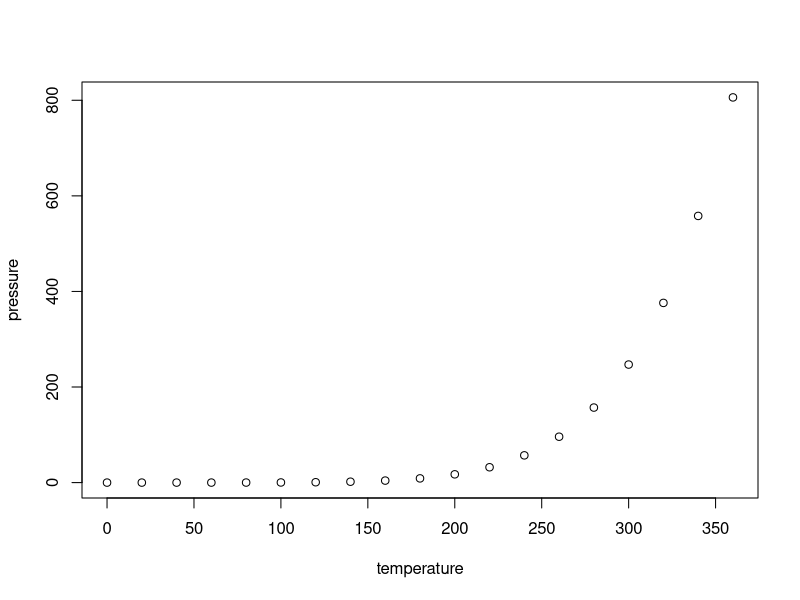
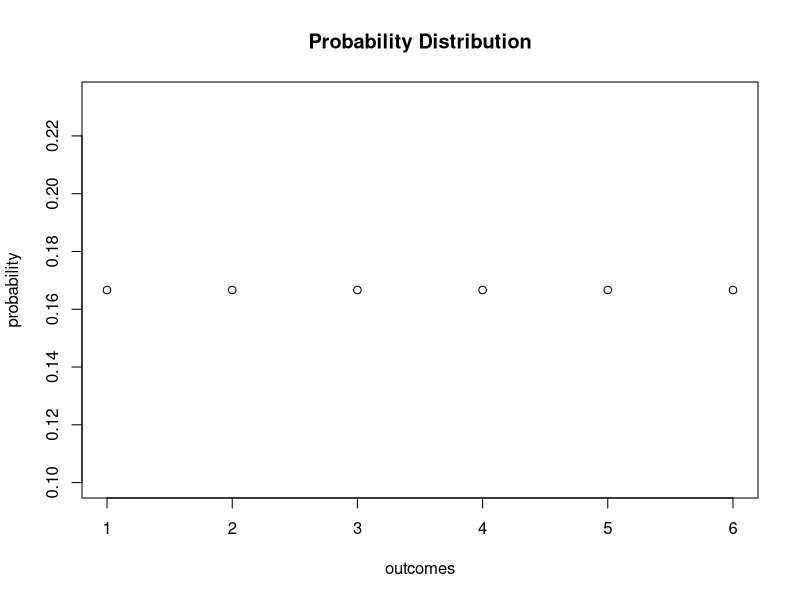
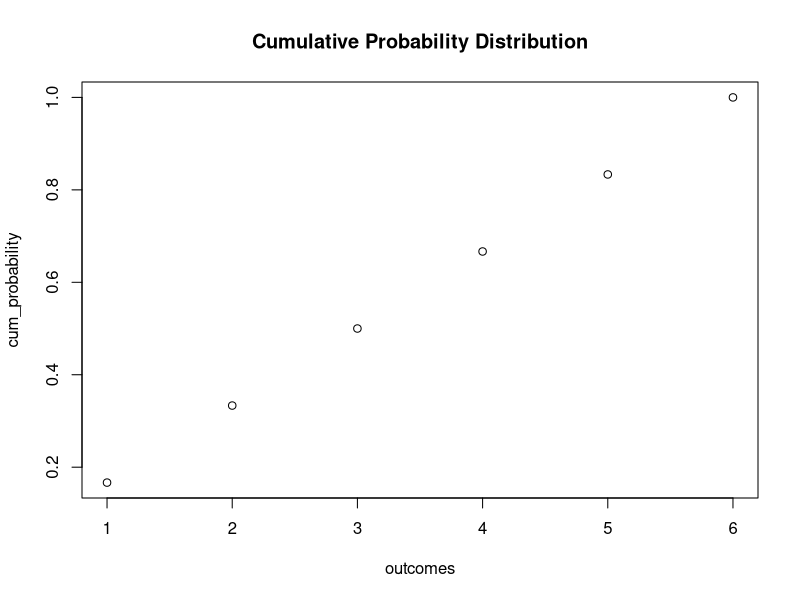

These figures' R source, in order:
## ---- chunk 1
knitr::opts_chunk$set(echo = TRUE)
## ---- chunk 2
summary(cars)
## ---- chunk 3
plot(pressure)

# generate the vector of probabilities 
probability <- rep(1/6, 6) 

# plot the probabilities 
plot(probability,
     xlab = "outcomes",
     main = "Probability Distribution")

# generate the vector of cumulative probabilities 
cum_probability <- cumsum(probability) 

# plot the probabilities 
plot(cum_probability, 
     xlab = "outcomes", 
     main = "Cumulative Probability Distribution")
     

